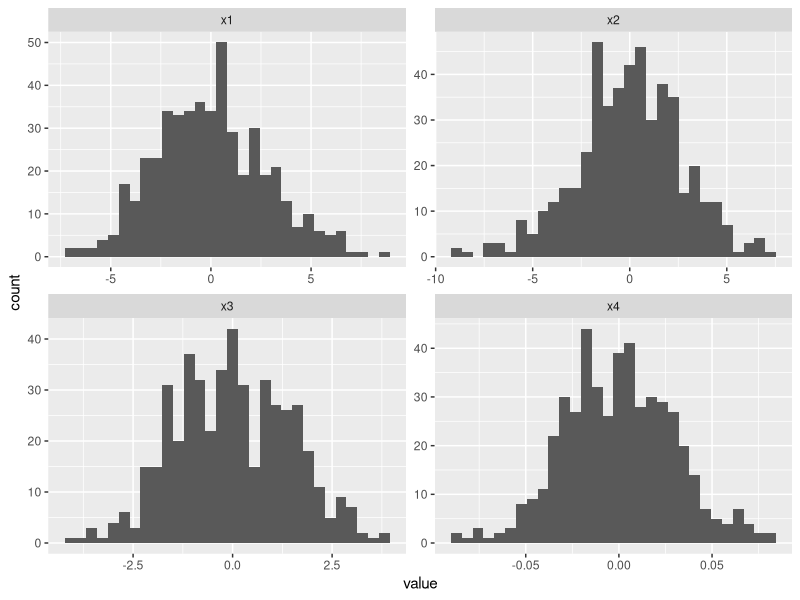
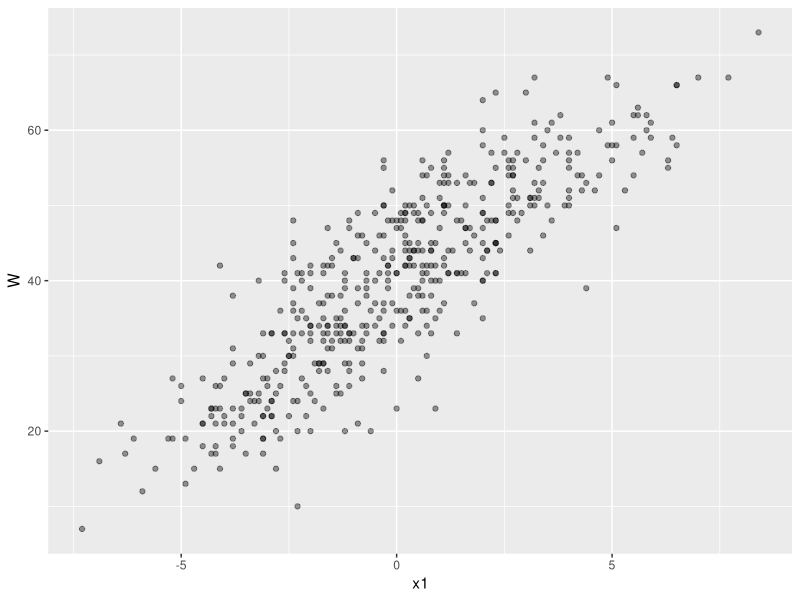
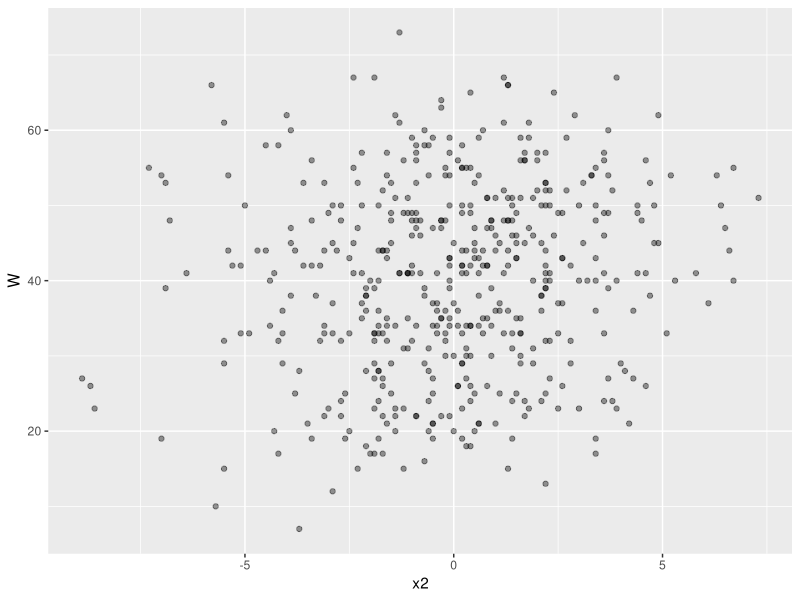
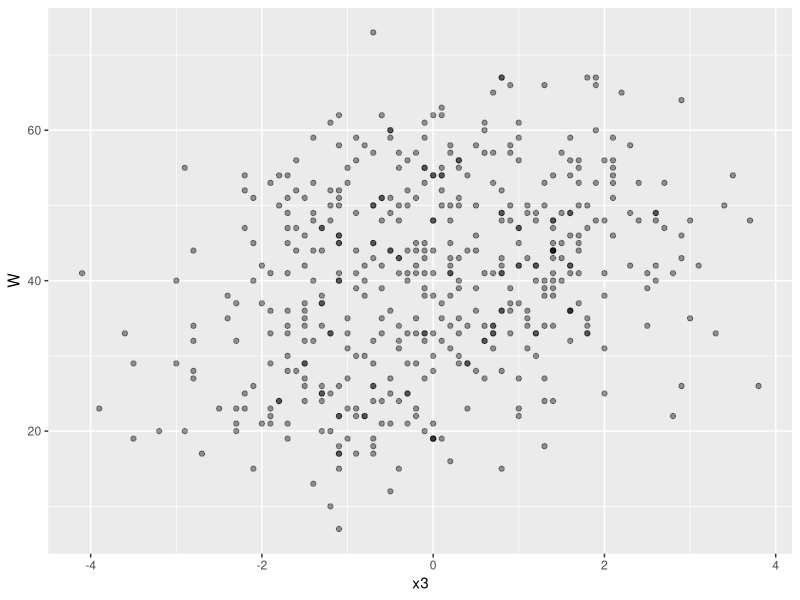
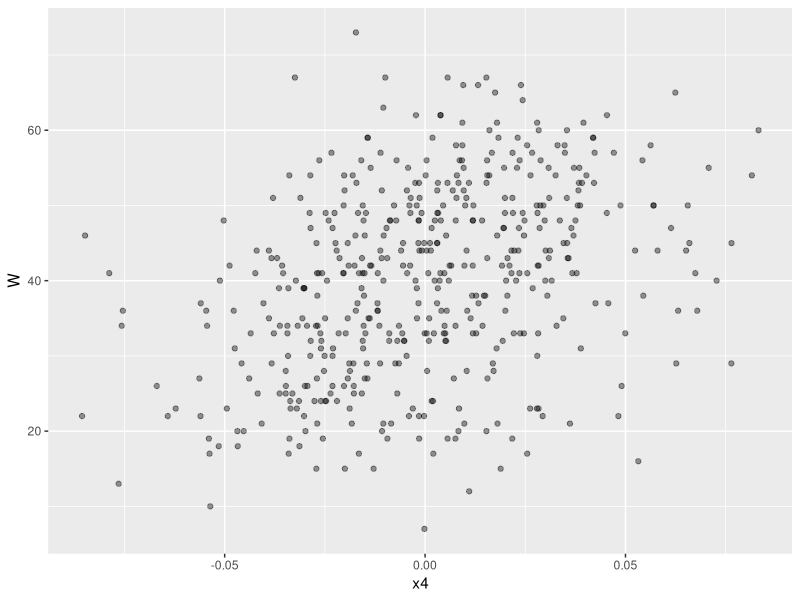
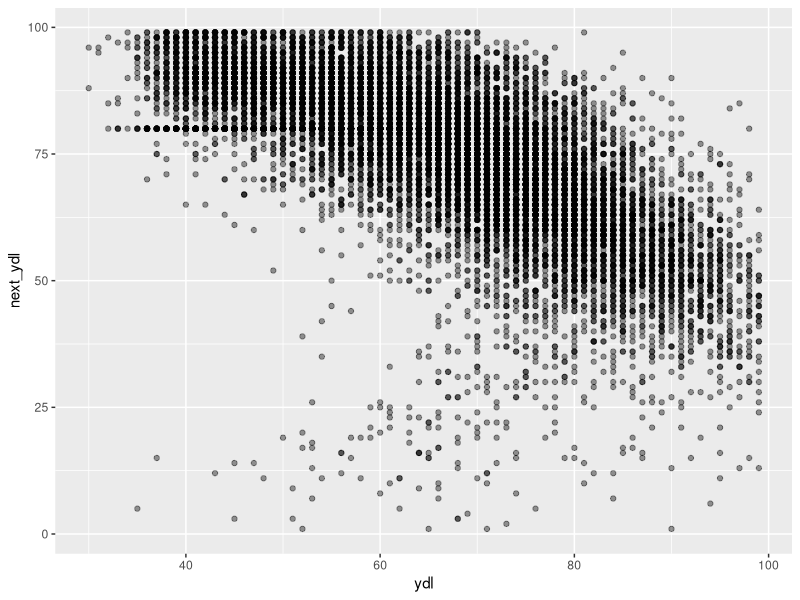
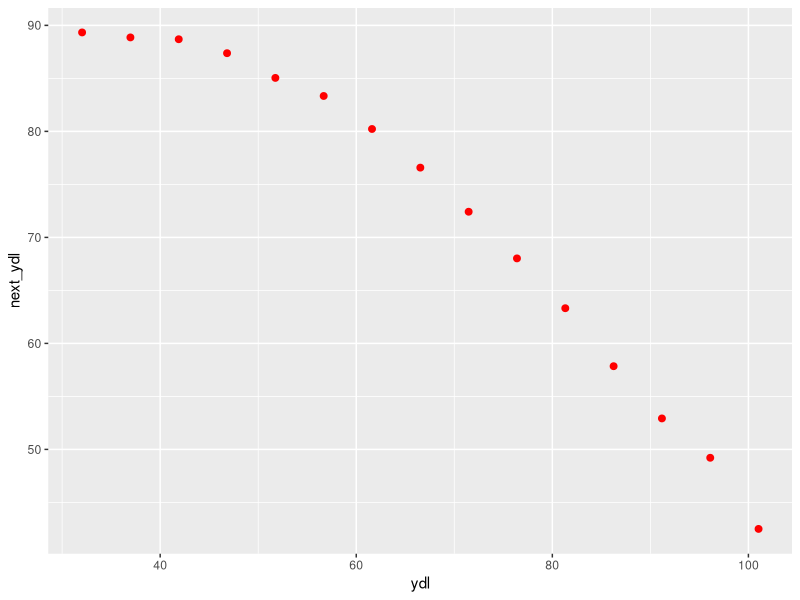
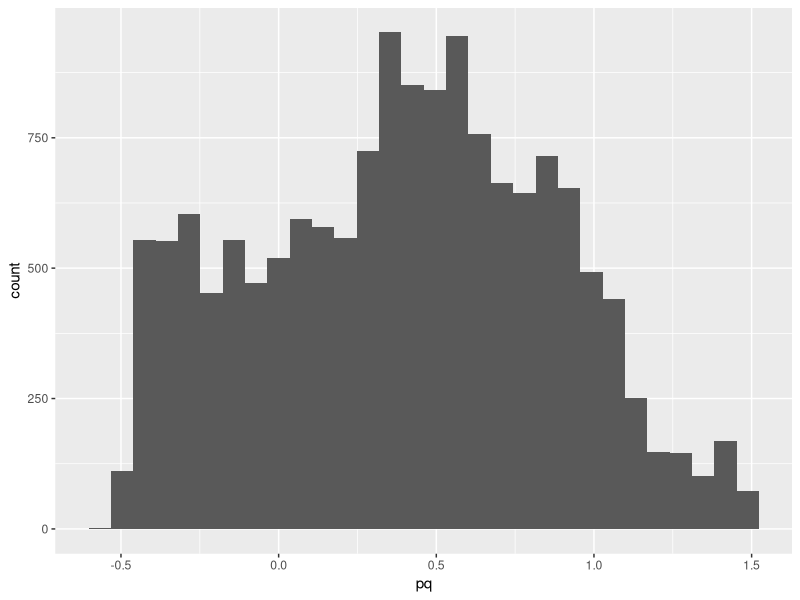

The R script that drew these images, in order:
#############
### SETUP ###
#############

# install.packages(c("ggplot2", "tidyverse"))
library(ggplot2)
library(tidyverse)

# set seed
set.seed(3)

##############
### PART 1 ###
##############

# load data
nba_four_factors = read_csv("../data/02_nba-four-factors.csv")
head(nba_four_factors)

#computing and adding each variable as a column
nba_four_factors = nba_four_factors %>%
  mutate(
    x1 = `EFG%` - `OPP EFG%`,
    x2 = `OREB%` + `DREB%` - 100,
    x3 = `OPP TOV %` - `TOV%`,
    x4 = `FT Rate` - `OPP FT Rate`
  )

#each variable's mean, std. dev, maximum, minimum

summaries = nba_four_factors %>%
  summarise(
    across(
      c(x1, x2, x3, x4),
      list(mean = mean, sd = sd, max = max, min = min),
      .names = "{.col}_{.fn}"
    )
  )
summaries

pivot = nba_four_factors %>%
  pivot_longer(
    cols = c(x1, x2, x3, x4),
    names_to = "variable",
    values_to = "value"
  ) 
pivot

pivot %>%
  ggplot(aes(x = value)) +
  geom_histogram(bins = 30) +
  facet_wrap(~ variable, scales = "free")

ggplot(data = nba_four_factors, aes(x = x1, y = W)) + geom_point(alpha = 0.4)
ggplot(data = nba_four_factors, aes(x = x2, y = W)) + geom_point(alpha = 0.4)
ggplot(data = nba_four_factors, aes(x = x3, y = W)) + geom_point(alpha = 0.4)
ggplot(data = nba_four_factors, aes(x = x4, y = W)) + geom_point(alpha = 0.4)

nba_four_factors %>%
  summarise(
    across(
      c(x1, x2, x3, x4),
      ~ cor(W, .x),
      .names = "cor_W_{.col}"
    )
  )
# x1 seems to have the highest correlation with wins between the four variables

model = lm(W ~ x1 + x2 + x3 + x4, data = nba_four_factors)
coef = model$coefficients
coef
# fitted equation: 40.19 + 3.67x1 + 1.34x2 + 3.06x3 + 77.06x4
#interpreting coefficients: B_0 = predicted wins for an average team, B_i = predicted added wins per 1 unit increase in the variable, holding everything else fixed
#sign values of coefficients make sense, increase in variables should lead to increase in wins
#x4 has by far the largest coefficient

nba_four_factors = nba_four_factors %>%
  mutate(
    z1 = (x1 - summaries$x1_mean) / summaries$x1_sd,
    z2 = (x2 - summaries$x2_mean) / summaries$x2_sd,
    z3 = (x3 - summaries$x3_mean) / summaries$x3_sd,
    z4 = (x4 - summaries$x4_mean) / summaries$x4_sd
  )
model_standardized = lm(W ~ z1 + z2 + z3 + z4, data = nba_four_factors)
coef_standardized = model_standardized$coefficients
coef_standardized
#rankings by absolute coefficient value: z1, z3, z2, z4
#The standardized model is easier to compare, since it depends on relative changes between teams

#both models are equal
all.equal(fitted(model), fitted(model_standardized))
#both models are optimized within the column space

rss <- sum(residuals(model)^2)
n <- nrow(nba_four_factors)
p <- length(coef(model)) 
sigma_hat <- sqrt(rss / (n - p))

X <- model.matrix(model)              
sigma2 <- sum(residuals(model)^2) / (nrow(X) - ncol(X))
v <- sigma2 * solve(t(X) %*% X)
se <- sqrt(diag(v))

t <- qt(0.975, df = n - p)

lower <- coef_standardized - t * se
upper <- coef_standardized + t * se

results <- data.frame(
  term     = names(coef_standardized),
  estimate = round(coef_standardized, 3),
  std_err  = round(se, 3),
  ci_lower = round(lower, 3),
  ci_upper = round(upper, 3),
  row.names = NULL
)
# CIs: a0 = [39.79, 40.50], a1 = [9.99, 10.27], a2 = [3.50, 3.78], a3 = [4.18, 4.70], a4 = [-10.35, 14.92]
results

#Team chosen: Lakers, 2005

lal_20 = nba_four_factors %>%
  filter(ID == 466)


#predicted wins: 54.89
predict(model_standardized, newdata = lal_20)

#CI: [54.23, 55.54]
predict(model_standardized, newdata = lal_20, interval = "confidence")

#PI: [47.04, 62.73]
predict(model_standardized, newdata = lal_20, interval = "prediction")

#prediction interval is wider because there is additional residual variance for predicting individual team performance on top of uncertainty in the mean

set.seed(3)

n <- nrow(nba_four_factors)
test_idx  <- sample(seq_len(n), size = floor(0.2 * n))
train <- nba_four_factors[-test_idx, ]
test  <- nba_four_factors[ test_idx, ]

model_orig <- lm(W ~ x1 + x2 + x3 + x4, data = train)

for (v in c("x1","x2","x3","x4")) {
  mu <- mean(train[[v]]); s <- sd(train[[v]])
  train[[paste0("z", substr(v,2,2))]] <- (train[[v]] - mu) / s
  test [[paste0("z", substr(v,2,2))]] <- (test [[v]] - mu) / s
}
model_std <- lm(W ~ z1 + z2 + z3 + z4, data = train)

rmse <- function(actual, pred) sqrt(mean((actual - pred)^2))

pred_orig <- predict(model_orig, newdata = test)
pred_std  <- predict(model_std,  newdata = test)

rmse(test$W, pred_orig) 
rmse(test$W, pred_std)  
#both models give the exact same RMSE of 3.61


#############
### PART 2 ###
##############

# load data
punts = read_csv("../data/02_punts.csv")

ggplot(data = punts, aes(x = ydl, y = next_ydl)) + geom_point(alpha = 0.4)

ggplot(punts, aes(x = ydl, y = next_ydl)) +
  stat_summary_bin(fun = mean, bins = 14, 
                   geom = "point", color = "red", size = 2)

#data appears to be straight at longer distances away but bends closer to the endzone

ggplot(data = punts, aes(x = pq)) + geom_histogram()

m1 = lm(next_ydl ~ ydl, data = punts)
m2 = lm(next_ydl ~ ydl + I(ydl^2) , data = punts)
m3 = lm(next_ydl ~ ydl + I(ydl^2) + pq, data = punts) 

grid <- tibble(
  ydl = seq(min(punts$ydl), max(punts$ydl), length.out = 200),
  pq  = mean(punts$pq)
)

grid <- grid %>%
  mutate(
    `m1: linear`    = predict(m1, newdata = grid),
    `m2: quadratic` = predict(m2, newdata = grid),
    `m3: quad + pq` = predict(m3, newdata = grid)
  )

curves <- grid %>%
  pivot_longer(
    cols = c(`m1: linear`, `m2: quadratic`, `m3: quad + pq`),
    names_to = "model", values_to = "pred"
  )

ggplot() +
  geom_point(data = punts, aes(ydl, next_ydl), alpha = 0.05) +
  geom_line(data = curves, aes(ydl, pred, color = model), linewidth = 1) +
  labs(x = "starting yard line (ydl)", y = "post-punt yard line",
       color = "model")

set.seed(3)
test_idx <- sample(nrow(punts), 0.2 * nrow(punts))
train <- punts[-test_idx, ]
test  <- punts[ test_idx, ]

rmse <- function(m) sqrt(mean((test$next_ydl - predict(m, test))^2))

rmse(lm(next_ydl ~ ydl,                  train))  
rmse(lm(next_ydl ~ ydl + I(ydl^2),       train))   
rmse(lm(next_ydl ~ ydl + I(ydl^2) + pq,  train))   


#quad + pq has the lowest RMSE of 11.58 compared to 11.59(quad) and 11.81(linear)
#punter quality has a small positive effect on prediction
#coefficient: 1 unit increase in pq has a 1.26 yard gain on punt distance

one_punt <- punts %>% slice(1)
predict(m3, one_punt)
predict(m3, one_punt, interval = "confidence") #[79.62, 80.11]
predict(m3, one_punt, interval = "prediction") #[58.68, 101.05]
#prediction interval is wider because there is additional residual variance for predicting individual team performance on top of uncertainty in the mean

ci <- predict(m3, newdata = grid, interval = "confidence", level = 0.95)
grid_ci <- grid %>%
  mutate(fit = ci[, "fit"], lwr = ci[, "lwr"], upr = ci[, "upr"])
ggplot(grid_ci, aes(x = ydl)) +
  geom_point(data = punts, aes(ydl, next_ydl), alpha = 0.05) +
  geom_ribbon(aes(ymin = lwr, ymax = upr), fill = "steelblue", alpha = 0.3) +
  geom_line(aes(y = fit), color = "steelblue", linewidth = 1) +
  labs(x = "starting yard line (ydl)", y = "post-punt yard line")
#the band seems to widen at closer to ydl due to fewer punts

punts <- punts %>%
  mutate(
    expected = predict(m3, newdata = punts),  
    pyoe     = next_ydl - expected 
  )

punts_pyoe <- punts %>%
  group_by(punter) %>%
  summarise(avg_pyoe = mean(pyoe), n = n()) %>%
  arrange(desc(avg_pyoe)) %>%
  head()

punts_pyoe

#highest scores are dominated by 1/2 punt small samples

# Final reflection:
# 1. Adding columns (ydl^2, then pq) widened the space of shapes the model could fit from a straight line, to a curve, to a curve that shifts with punter quality.
# 2. Flexibility helped going linear -> quadratic, where cross-validated RMSE fell
# 4. sigma-hat ~= 10.8 yards is the typical size of the model's errors -- any single punt's outcome lands about 10-11 yards from its prediction on average.
# 5. The prediction interval is wider because it adds the irreducible punt-to-punt scatter (sigma^2) on top of the confidence interval's uncertainty in the estimated mean.
# 6. punters with few punts have large standard errors that make their extreme positions unstable.
